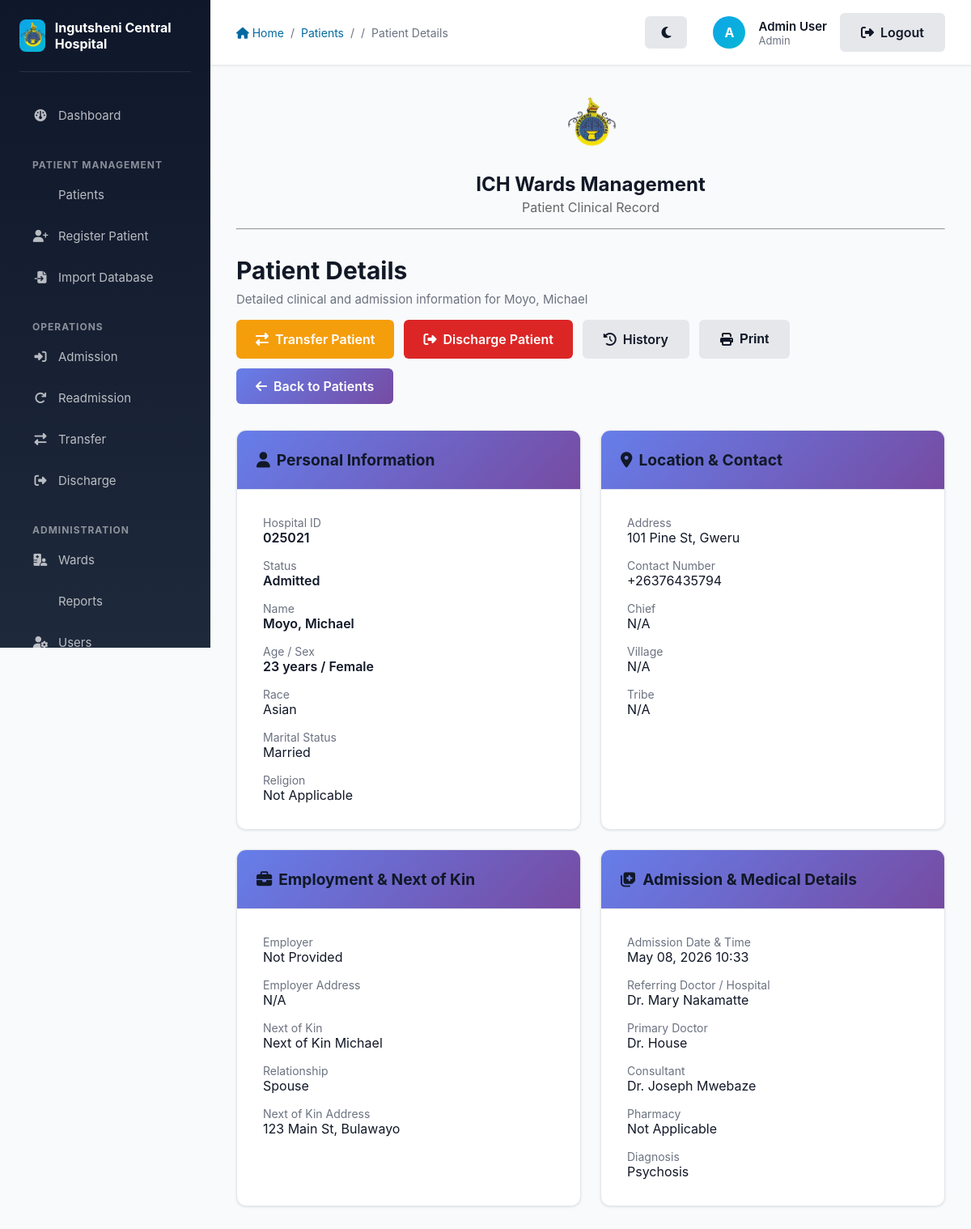
Page /patient/22 (signed in) on the earlier database version.
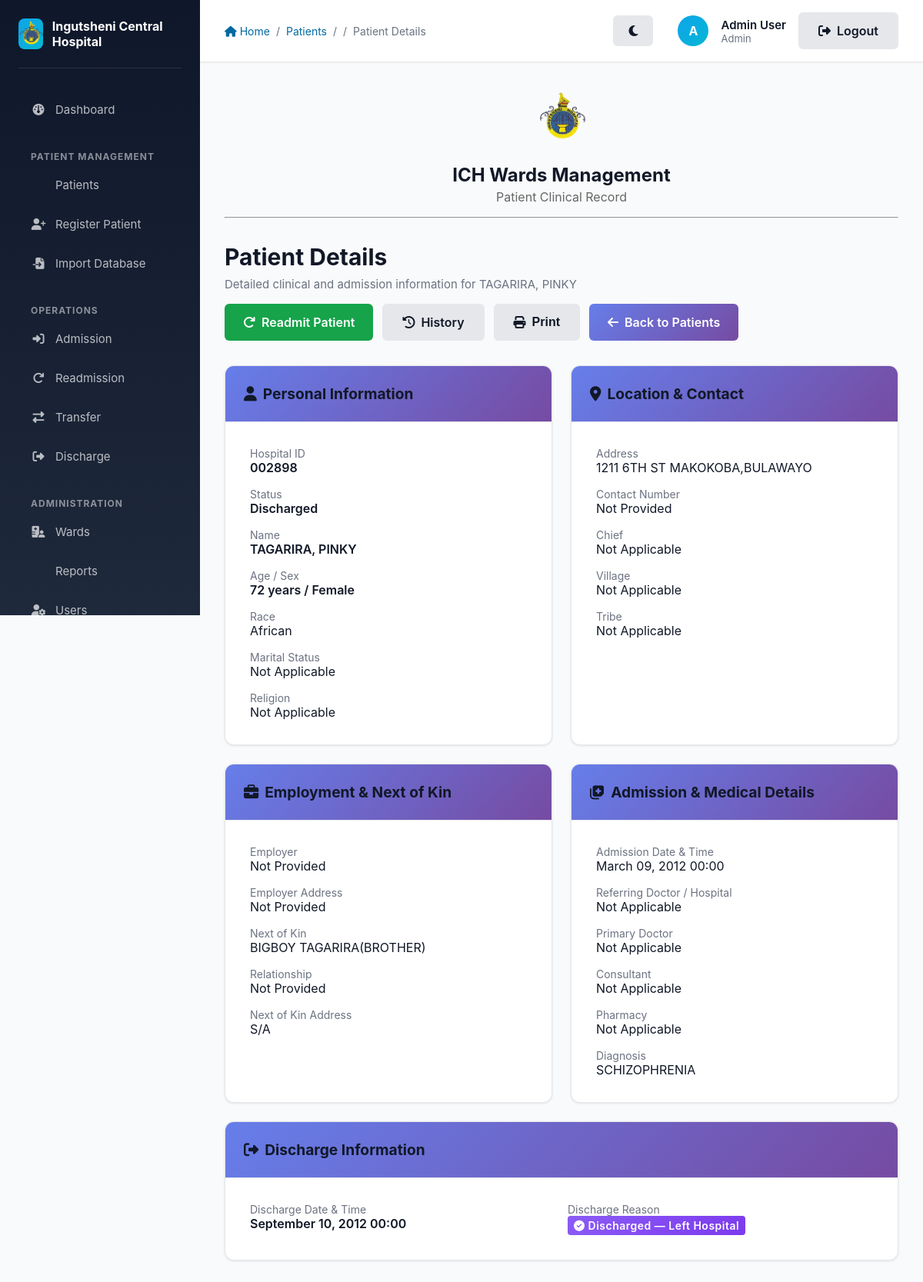
Same page on the later database version.
### app/models/models.py (models this page shows, shortened)
class Patient(db.Model):
    __tablename__ = 'patients'
    id = db.Column(db.Integer, primary_key=True)
    hospital_id = db.Column(db.String(6), unique=True, nullable=False)
    surname = db.Column(db.String(100), nullable=False)
    first_names = db.Column(db.String(100), nullable=False)
    date_of_birth = db.Column(db.Date, nullable=False)
    age = db.Column(db.Integer, nullable=False)
    sex = db.Column(db.String(20), nullable=False)  # Male, Female, Other
    race = db.Column(db.String(50), nullable=False)
    marital_status = db.Column(db.String(50), nullable=False)  # Single, Married, Divorced, Widowed
    occupation = db.Column(db.String(100), nullable=False)
    religion = db.Column(db.String(50), default='Not Applicable')
    residential_address = db.Column(db.Text, nullable=False)
    contact_number = db.Column(db.String(20), nullable=False)
    employer_name = db.Column(db.String(100), nullable=True)
    employer_address = db.Column(db.Text, nullable=True)
    next_of_kin_name = db.Column(db.String(100), nullable=False)
    next_of_kin_address = db.Column(db.Text, nullable=False)
    next_of_kin_relationship = db.Column(db.String(50), nullable=False)
    chief = db.Column(db.String(100), default='Not Applicable')
    village = db.Column(db.String(100), default='Not Applicable')
    tribe = db.Column(db.String(100), default='Not Applicable')
    admission_datetime = db.Column(db.DateTime, nullable=False)
    referring_doctor_hospital = db.Column(db.String(150), nullable=False)
    diagnosis = db.Column(db.Text, nullable=False)
    doctor_name = db.Column(db.String(100), nullable=False)
    consultant_name = db.Column(db.String(100), nullable=False)
    pharmacy_name = db.Column(db.String(100), nullable=False)
    discharge_datetime = db.Column(db.DateTime, nullable=True)
    status = db.Column(db.String(50), default='Registered')  # Registered, Admitted, Transferred, Discharged, Deceased
    ward_id = db.Column(db.Integer, db.ForeignKey('wards.id'), nullable=True)
    is_deleted = db.Column(db.Boolean, default=False)
    created_at = db.Column(db.DateTime, default=lambda: datetime.now(timezone.utc))
    updated_at = db.Column(db.DateTime, default=lambda: datetime.now(timezone.utc), onupdate=lambda: datetime.now(timezone.utc))
    @property
    def name(self):
        return f"{self.surname}, {self.first_names}"
    @property
    def gender(self):
        return self.sex
    @hybrid_property
    def national_id(self):
        return self.hospital_id
    @national_id.setter
    def national_id(self, value):
        self.hospital_id = value
    @national_id.expression
    def national_id(cls):
        return cls.hospital_id
    admissions = db.relationship('Admission', backref='patient', lazy=True)
    transfers = db.relationship('Transfer', backref='patient', lazy=True)
    discharges = db.relationship('Discharge', backref='patient', lazy=True)

### app/patients/routes.py (the view)
@patients.route('/patient/<int:patient_id>')
@login_required
def view_patient(patient_id):
    patient = Patient.query.get_or_404(patient_id)
    role = current_user.role_obj.name
    if role in ['Nurse', 'Sister In Charge']:
        if patient.ward_id != current_user.ward_id or current_user.ward_id is None:
            flash('You do not have permission to view patients in other wards.', 'danger')
            return redirect(url_for('patients.list_patients'))
    return render_template('patients/detail.html', patient=patient)

### app/models/models.py (called while the page is built)
@login_manager.user_loader
def load_user(user_id):
    return User.query.get(int(user_id))

### app/templates/patients/detail.html (shortened to what the changed rows need)
{% extends "layout.html" %}
{% block content %}
    <div class="print-only" style="text-align: center; margin-bottom: 2rem;">
        <h2 style="margin: 0;">ICH Wards Management</h2>
    </div>
    <div class="page-header flex-between" style="display: flex; justify-content: space-between; align-items: flex-start; gap: 1rem; flex-wrap: wrap;">
        <div>
            <h1 class="page-title">Patient Details</h1>
            <p class="page-subtitle">Detailed clinical and admission information for {{ patient.surname }}, {{ patient.first_names }}</p>
        </div>
        <div style="display: flex; gap: 0.75rem; flex-wrap: wrap;">
            {% if patient.status == 'Registered' %}
                <a href="{{ url_for('patients.admit_patient', patient_id=patient.id) }}" class="btn btn-success no-print">
                    <i class="fas fa-sign-in-alt"></i> Admit Patient
                </a>
            {% elif patient.status == 'Admitted' or patient.status == 'Transferred' %}
                {% if current_user.role_obj.name in ['Admin', 'CMO', 'Sister In Charge'] %}
                    {% if patient.current_ward and patient.current_ward.type != 'Discharge' %}
                        <a href="{{ url_for('transfers.transfer_patient', patient_id=patient.id) }}" class="btn btn-warning no-print">
                            <i class="fas fa-exchange-alt"></i> Transfer Patient
                        </a>
                    {% endif %}
                    <a href="{{ url_for('patients.discharge_patient', patient_id=patient.id) }}" class="btn btn-danger no-print">
                        <i class="fas fa-sign-out-alt"></i> Discharge Patient
                    </a>
                {% endif %}
            {% elif patient.status in ['Discharged', 'Deceased'] %}
                {% if current_user.role_obj.name in ['Admin', 'CMO', 'Sister In Charge'] %}
                    <a href="{{ url_for('patients.readmit_patient_details', patient_id=patient.id) }}" class="btn btn-success no-print">
                        <i class="fas fa-redo"></i> Readmit Patient
                    </a>
                {% endif %}
            {% endif %}
            <a href="{{ url_for('patients.patient_history', patient_id=patient.id) }}" class="btn btn-secondary no-print">
                <i class="fas fa-history"></i> History
            </a>
            <button onclick="window.print()" class="btn btn-secondary no-print">
                <i class="fas fa-print"></i> Print
            </button>
            <a href="{{ url_for('patients.list_patients') }}" class="btn btn-primary no-print">
                <i class="fas fa-arrow-left"></i> Back to Patients
            </a>
        </div>
    </div>
    <div class="grid grid-2" style="gap: 1.5rem; margin-bottom: 1.5rem;">
        <div class="card">
            <div class="card-header">
                <h2 class="card-title"><i class="fas fa-user"></i> Personal Information</h2>
            </div>
            <div class="card-body">
                <div class="grid grid-2" style="gap: 1rem;">
                    <div>
                        <p class="text-sm text-muted">Hospital ID</p>
                        <p class="font-semibold">{{ patient.hospital_id }}</p>
                    </div>
                    <div>
                        <p class="text-sm text-muted">Status</p>
                        <p class="font-semibold">{{ patient.status }}</p>
                    </div>
                </div>
                <div class="grid grid-2" style="gap: 1rem; margin-top: 1rem;">
                    <div>
                        <p class="text-sm text-muted">Name</p>
                        <p class="font-semibold">{{ patient.surname }}, {{ patient.first_names }}</p>
                    </div>
                    <div>
                        <p class="text-sm text-muted">Age / Sex</p>
                        <p class="font-semibold">{{ patient.age }} years / {{ patient.sex }}</p>
                    </div>
                </div>
                <div class="grid grid-2" style="gap: 1rem; margin-top: 1rem;">
                    <div>
                        <p class="text-sm text-muted">Race</p>
                        <p>{{ patient.race }}</p>
                    </div>
                    <div>
                        <p class="text-sm text-muted">Marital Status</p>
                        <p>{{ patient.marital_status }}</p>
                    </div>
                </div>
                <div style="margin-top: 1rem;">
                    <p class="text-sm text-muted">Religion</p>
                    <p>{{ patient.religion or 'Not Provided' }}</p>
                </div>
            </div>
        </div>
        <div class="card">
            <div class="card-header">
                <h2 class="card-title"><i class="fas fa-map-marker-alt"></i> Location & Contact</h2>
            </div>
            <div class="card-body">
                <div style="margin-bottom: 1rem;">
                    <p class="text-sm text-muted">Address</p>
                    <p>{{ patient.residential_address }}</p>
                </div>
                <div style="margin-bottom: 1rem;">
                    <p class="text-sm text-muted">Contact Number</p>
                    <p>{{ patient.contact_number }}</p>
                </div>
                <div class="grid grid-3" style="gap: 1rem;">
                    <div>
                        <p class="text-sm text-muted">Chief</p>
                        <p>{{ patient.chief }}</p>
                    </div>
                    <div>
                        <p class="text-sm text-muted">Village</p>
                        <p>{{ patient.village }}</p>
                    </div>
                    <div>
                        <p class="text-sm text-muted">Tribe</p>
                        <p>{{ patient.tribe }}</p>
                    </div>
                </div>
            </div>
        </div>
    </div>
    <div class="grid grid-2" style="gap: 1.5rem; margin-bottom: 1.5rem;">
        <div class="card">
            <div class="card-header">
                <h2 class="card-title"><i class="fas fa-briefcase"></i> Employment & Next of Kin</h2>
            </div>
            <div class="card-body">
                <div style="margin-bottom: 1rem;">
                    <p class="text-sm text-muted">Employer</p>
                    <p>{{ patient.employer_name or 'Not Provided' }}</p>
                </div>
                <div style="margin-bottom: 1rem;">
                    <p class="text-sm text-muted">Employer Address</p>
                    <p>{{ patient.employer_address or 'Not Provided' }}</p>
                </div>
                <div style="margin-bottom: 1rem;">
                    <p class="text-sm text-muted">Next of Kin</p>
                    <p>{{ patient.next_of_kin_name }}</p>
                </div>
                <div style="margin-bottom: 1rem;">
                    <p class="text-sm text-muted">Relationship</p>
                    <p>{{ patient.next_of_kin_relationship }}</p>
                </div>
                <div>
                    <p class="text-sm text-muted">Next of Kin Address</p>
                    <p>{{ patient.next_of_kin_address }}</p>
                </div>
            </div>
        </div>
        <div class="card">
            <div class="card-header">
                <h2 class="card-title"><i class="fas fa-notes-medical"></i> Admission & Medical Details</h2>
            </div>
            <div class="card-body">
                <div style="margin-bottom: 1rem;">
                    <p class="text-sm text-muted">Admission Date & Time</p>
                    <p>{{ patient.admission_datetime.strftime('%B %d, %Y %H:%M') if patient.admission_datetime else 'Not Set' }}</p>
                </div>
                <div style="margin-bottom: 1rem;">
                    <p class="text-sm text-muted">Referring Doctor / Hospital</p>
                    <p>{{ patient.referring_doctor_hospital }}</p>
                </div>
                <div style="margin-bottom: 1rem;">
                    <p class="text-sm text-muted">Primary Doctor</p>
                    <p>{{ patient.doctor_name }}</p>
                </div>
                <div style="margin-bottom: 1rem;">
                    <p class="text-sm text-muted">Consultant</p>
                    <p>{{ patient.consultant_name }}</p>
                </div>
                <div style="margin-bottom: 1rem;">
                    <p class="text-sm text-muted">Pharmacy</p>
                    <p>{{ patient.pharmacy_name }}</p>
                </div>
                <div>
                    <p class="text-sm text-muted">Diagnosis</p>
                    <p>{{ patient.diagnosis }}</p>
                </div>
            </div>
        </div>
    </div>
    {% if patient.discharge_datetime %}
        <div class="card" style="margin-top: 1.5rem;">
            <div class="card-header">
                <h2 class="card-title"><i class="fas fa-sign-out-alt"></i> Discharge Information</h2>
            </div>
            <div class="card-body">
                <div class="grid grid-2" style="gap: 1rem;">
                    <div>
                        <p class="text-sm text-muted">Discharge Date & Time</p>
                        <p class="font-semibold">{{ patient.discharge_datetime.strftime('%B %d, %Y %H:%M') }}</p>
                    </div>
                    <div>
                        <p class="text-sm text-muted">Discharge Reason</p>
                        <p class="font-semibold">
                            {% if patient.status == 'Deceased' or (patient.discharges and patient.discharges[-1].discharge_type == 'Deceased') %}
                                <span class="badge status-deceased" style="background-color: #ef4444; color: white; padding: 0.25rem 0.5rem; border-radius: 0.25rem;"><i class="fas fa-cross"></i> Deceased — Patient Passed Away</span>
                            {% else %}
                                <span class="badge status-discharged" style="background-color: #10b981; color: white; padding: 0.25rem 0.5rem; border-radius: 0.25rem;"><i class="fas fa-check-circle"></i> Discharged — Left Hospital</span>
                            {% endif %}
                        </p>
                    </div>
                </div>
            </div>
        </div>
    {% endif %}
{% endblock %}

Differences in the rows shown:
changed Patient "Female": surname "Moyo" → "TAGARIRA"; first_names "Michael" → "PINKY"; hospital_id "025021" → "002898"; status "Admitted" → "Discharged"; age "23" → "72"; race "Asian" → "African"; marital_status "Married" → "Not Applicable"; residential_address "101 Pine St, Gweru" → "1211 6TH ST MAKOKOBA,BULAWAYO"; contact_number "+26376435794" → "Not Provided"; chief "N/A" → "Not Applicable"; village "N/A" → "Not Applicable"; tribe "N/A" → "Not Applicable"; employer_address "N/A" → "Not Provided"; next_of_kin_name "Next of Kin Michael" → "BIGBOY TAGARIRA(BROTHER)"; next_of_kin_relationship "Spouse" → "Not Provided"; next_of_kin_address "123 Main St, Bulawayo" → "S/A"; admission_datetime "May 08, 2026 10:33" → "March 09, 2012 00:00"; referring_doctor_hospital "Dr. Mary Nakamatte" → "Not Applicable"; doctor_name "Dr. House" → "Not Applicable"; consultant_name "Dr. Joseph Mwebaze" → "Not Applicable"; diagnosis "Psychosis" → "SCHIZOPHRENIA"; discharge_datetime (not shown) → "September 10, 2012 00:00"
Other differences:
text no longer shown: "Transfer Patient Discharge Patient"
text now shown: "Readmit Patient Discharge Information Discharge Date & Time Discharge Reason Discharged — Left Hospital"
